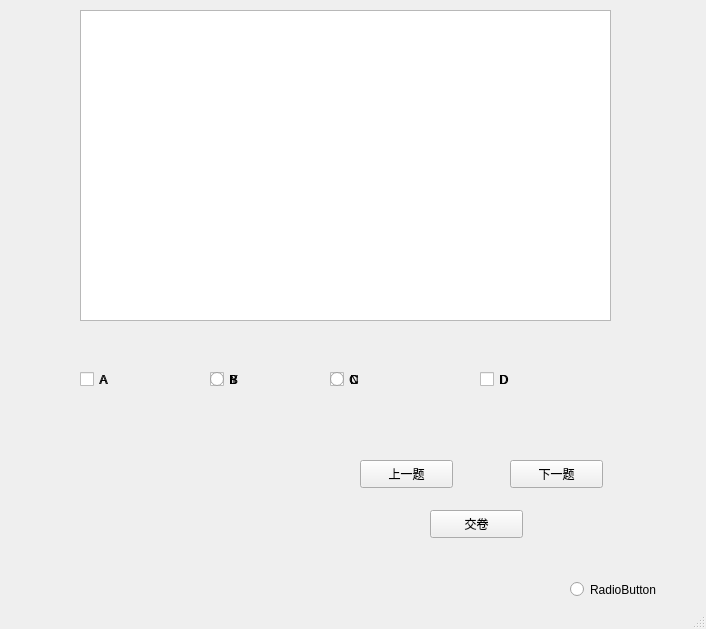
<?xml version="1.0" encoding="UTF-8"?>
<ui version="4.0">
 <class>MockTestWindow</class>
 <widget class="QMainWindow" name="MockTestWindow">
  <property name="geometry">
   <rect>
    <x>0</x>
    <y>0</y>
    <width>706</width>
    <height>629</height>
   </rect>
  </property>
  <property name="windowTitle">
   <string>MainWindow</string>
  </property>
  <widget class="QWidget" name="centralwidget">
   <widget class="QTextEdit" name="textEdit">
    <property name="geometry">
     <rect>
      <x>80</x>
      <y>10</y>
      <width>531</width>
      <height>311</height>
     </rect>
    </property>
   </widget>
   <widget class="QRadioButton" name="radioButton">
    <property name="geometry">
     <rect>
      <x>80</x>
      <y>370</y>
      <width>115</width>
      <height>19</height>
     </rect>
    </property>
    <property name="text">
     <string>A</string>
    </property>
   </widget>
   <widget class="QRadioButton" name="radioButton_2">
    <property name="geometry">
     <rect>
      <x>210</x>
      <y>370</y>
      <width>115</width>
      <height>19</height>
     </rect>
    </property>
    <property name="text">
     <string>B</string>
    </property>
   </widget>
   <widget class="QRadioButton" name="radioButton_3">
    <property name="geometry">
     <rect>
      <x>330</x>
      <y>370</y>
      <width>115</width>
      <height>19</height>
     </rect>
    </property>
    <property name="text">
     <string>C</string>
    </property>
   </widget>
   <widget class="QRadioButton" name="radioButton_4">
    <property name="geometry">
     <rect>
      <x>480</x>
      <y>370</y>
      <width>115</width>
      <height>19</height>
     </rect>
    </property>
    <property name="text">
     <string>D</string>
    </property>
   </widget>
   <widget class="QPushButton" name="pushButton">
    <property name="geometry">
     <rect>
      <x>360</x>
      <y>460</y>
      <width>93</width>
      <height>28</height>
     </rect>
    </property>
    <property name="text">
     <string>上一题</string>
    </property>
    <property name="checkable">
     <bool>false</bool>
    </property>
   </widget>
   <widget class="QPushButton" name="pushButton_2">
    <property name="geometry">
     <rect>
      <x>510</x>
      <y>460</y>
      <width>93</width>
      <height>28</height>
     </rect>
    </property>
    <property name="text">
     <string>下一题</string>
    </property>
    <property name="checkable">
     <bool>false</bool>
    </property>
   </widget>
   <widget class="QPushButton" name="pushButton_3">
    <property name="geometry">
     <rect>
      <x>430</x>
      <y>510</y>
      <width>93</width>
      <height>28</height>
     </rect>
    </property>
    <property name="text">
     <string>交卷</string>
    </property>
    <property name="checkable">
     <bool>false</bool>
    </property>
   </widget>
   <widget class="QCheckBox" name="checkBox">
    <property name="geometry">
     <rect>
      <x>80</x>
      <y>370</y>
      <width>91</width>
      <height>19</height>
     </rect>
    </property>
    <property name="text">
     <string>A</string>
    </property>
   </widget>
   <widget class="QCheckBox" name="checkBox_2">
    <property name="geometry">
     <rect>
      <x>210</x>
      <y>370</y>
      <width>91</width>
      <height>19</height>
     </rect>
    </property>
    <property name="text">
     <string>B</string>
    </property>
   </widget>
   <widget class="QCheckBox" name="checkBox_3">
    <property name="geometry">
     <rect>
      <x>330</x>
      <y>370</y>
      <width>91</width>
      <height>19</height>
     </rect>
    </property>
    <property name="text">
     <string>C</string>
    </property>
   </widget>
   <widget class="QCheckBox" name="checkBox_4">
    <property name="geometry">
     <rect>
      <x>480</x>
      <y>370</y>
      <width>91</width>
      <height>19</height>
     </rect>
    </property>
    <property name="text">
     <string>D</string>
    </property>
   </widget>
   <widget class="QRadioButton" name="radioButton_5">
    <property name="geometry">
     <rect>
      <x>210</x>
      <y>370</y>
      <width>115</width>
      <height>19</height>
     </rect>
    </property>
    <property name="text">
     <string>Y</string>
    </property>
   </widget>
   <widget class="QRadioButton" name="radioButton_6">
    <property name="geometry">
     <rect>
      <x>330</x>
      <y>370</y>
      <width>115</width>
      <height>19</height>
     </rect>
    </property>
    <property name="text">
     <string>N</string>
    </property>
   </widget>
   <widget class="QRadioButton" name="radioButton_7">
    <property name="geometry">
     <rect>
      <x>570</x>
      <y>580</y>
      <width>115</width>
      <height>19</height>
     </rect>
    </property>
    <property name="text">
     <string>RadioButton</string>
    </property>
   </widget>
  </widget>
  <widget class="QMenuBar" name="menubar">
   <property name="geometry">
    <rect>
     <x>0</x>
     <y>0</y>
     <width>706</width>
     <height>26</height>
    </rect>
   </property>
  </widget>
  <widget class="QStatusBar" name="statusbar"/>
 </widget>
 <resources/>
 <connections/>
</ui>
